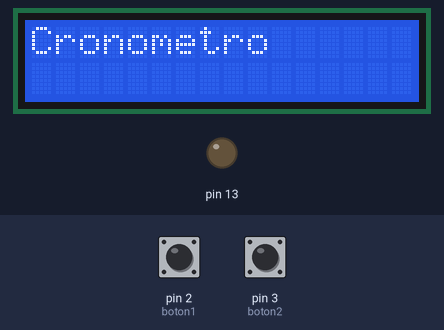
Bench run of a sketch on a simulated Arduino Uno, built with avr-gcc and run on an emulated ATmega328P. Shown: 16×2 character LCD, output pins drawn as LEDs (lit = HIGH). The test bench sets the inputs (shaded band); at power-on: pin 2 (boton1) HIGH, pin 3 (boton2) HIGH.

Above: at 2.1 s.
At 4.1 s:
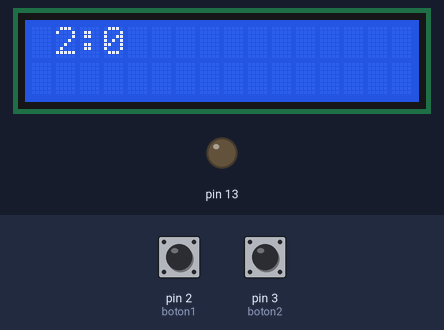
At 6.2 s:
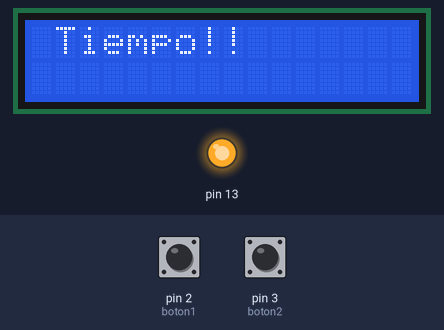
Timing chart, 0 to 7.7 s (numbered marks = the images above):
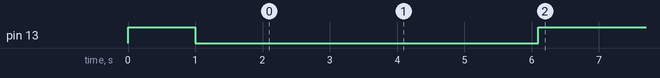

The sketch:

LCD_Cronometro_con_millis.ino
```cpp
//Cuenta regresiva simple que inicia con pulsador.

#include <Wire.h>
#include <LiquidCrystal_I2C.h>

int mininit = 2;
int minute;
int second;
bool condboton1;
unsigned long tiempoactual = 0;
int t = 500;//Lo que dura un segundo, para probar el programa se disminuye

//Pines para los botones
int boton1 = 2;
int boton2 = 3;
int boton3 = 4;

//Estados de los botones
int estadoboton1 = 0;
int estadoboton2 = 0;
int estadoboton3 = 0;

LiquidCrystal_I2C pantalla(0x27, 16,2);

void setup() {
  pinMode(boton1, INPUT_PULLUP);
  pinMode(boton2, INPUT_PULLUP);
  pinMode(boton3, INPUT_PULLUP);
  pinMode(13, OUTPUT);

  digitalWrite(13, HIGH);
  delay(1000);
  digitalWrite(13, LOW);
  delay(1000);

  pantalla.begin(16,2);
  pantalla.clear();
  //pantalla.cursor();
  pantalla.backlight();
  pantalla.setCursor(0, 0);
  pantalla.print("Cronometro");
  delay(2000);
  pantalla.clear();

  pantalla.setCursor(1,0);
  pantalla.print(mininit);
  pantalla.setCursor(2,0);
  pantalla.print(":");
  pantalla.setCursor(3,0);
  pantalla.print("0");

  delay(2000);

  pantalla.clear();

  //delay(1000);

}

void loop() {
  minute = mininit;
  pantalla.setCursor(1,0);
  pantalla.print(mininit);
  pantalla.setCursor(2,0);
  pantalla.print(":");
  pantalla.setCursor(3,0);
  pantalla.print("0");

  if (millis() >= tiempoactual + 1000) {
  tiempoactual = millis();
  second--;


  estadoboton1 = digitalRead(boton1);
  estadoboton2 = digitalRead(boton2);

  if (estadoboton1 == 0) {
    minute--;
    second = 60;
    //bool condw = false;
    while (second > 0) {
      second--;
      pantalla.setCursor(1,0);
      pantalla.print(minute);
      pantalla.setCursor(2,0);
      pantalla.print(":");
      pantalla.setCursor(3,0);
      pantalla.print(second);
      //delay(t);
      pantalla.clear();
      if (second == 0) {
        minute--;
        second = 60;
      }
      if (minute < 0) {
      second = 0;
      minute = 0;
      }

      }
      }

  pantalla.clear();
  digitalWrite(13, HIGH);
  pantalla.setCursor(1, 0);
  pantalla.print("Tiempo!!");

  delay(2000);
  pantalla.clear();

  }

}
```

Measured:
- by itself, pin 13: HIGH → LOW at 1.0 s, → HIGH 5.1 s later
- what the display in image 0 shows lasts 2.0 s, from 2.1 s to 4.1 s
